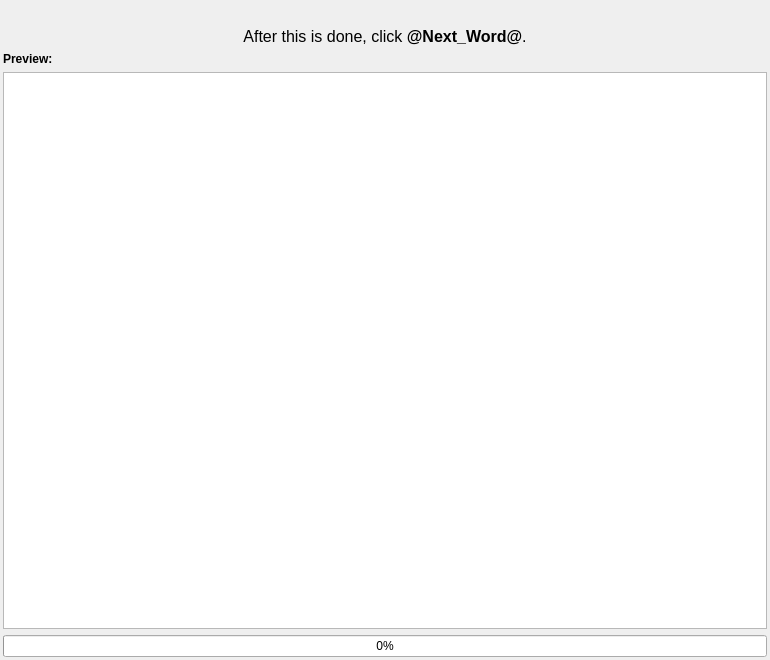
<?xml version="1.0" encoding="UTF-8"?>
<ui version="4.0">
 <class>GatherDataPage</class>
 <widget class="QWizardPage" name="GatherDataPage">
  <property name="geometry">
   <rect>
    <x>0</x>
    <y>0</y>
    <width>770</width>
    <height>660</height>
   </rect>
  </property>
  <property name="windowTitle">
   <string>WizardPage</string>
  </property>
  <layout class="QVBoxLayout" name="verticalLayout">
   <property name="leftMargin">
    <number>3</number>
   </property>
   <property name="topMargin">
    <number>3</number>
   </property>
   <property name="rightMargin">
    <number>3</number>
   </property>
   <property name="bottomMargin">
    <number>3</number>
   </property>
   <item>
    <widget class="QLabel" name="conditionLabel">
     <property name="font">
      <font>
       <pointsize>12</pointsize>
      </font>
     </property>
     <property name="text">
      <string/>
     </property>
     <property name="textFormat">
      <enum>Qt::RichText</enum>
     </property>
     <property name="alignment">
      <set>Qt::AlignCenter</set>
     </property>
     <property name="wordWrap">
      <bool>true</bool>
     </property>
    </widget>
   </item>
   <item>
    <widget class="QLabel" name="nextLabel">
     <property name="text">
      <string>&lt;html&gt;&lt;head/&gt;&lt;body&gt;&lt;p&gt;&lt;span style=&quot; font-size:12pt;&quot;&gt;After this is done, click &lt;/span&gt;&lt;span style=&quot; font-size:12pt; font-weight:600;&quot;&gt;@Next_Word@&lt;/span&gt;&lt;span style=&quot; font-size:12pt;&quot;&gt;.&lt;/span&gt;&lt;/p&gt;&lt;/body&gt;&lt;/html&gt;</string>
     </property>
     <property name="alignment">
      <set>Qt::AlignCenter</set>
     </property>
    </widget>
   </item>
   <item>
    <widget class="QLabel" name="label_6">
     <property name="text">
      <string>&lt;html&gt;&lt;head/&gt;&lt;body&gt;&lt;p&gt;&lt;span style=&quot; font-weight:600;&quot;&gt;Preview:&lt;/span&gt;&lt;/p&gt;&lt;/body&gt;&lt;/html&gt;</string>
     </property>
    </widget>
   </item>
   <item>
    <widget class="QTableView" name="tableView1">
     <property name="minimumSize">
      <size>
       <width>0</width>
       <height>192</height>
      </size>
     </property>
    </widget>
   </item>
   <item>
    <widget class="QProgressBar" name="progressBar">
     <property name="value">
      <number>0</number>
     </property>
    </widget>
   </item>
  </layout>
 </widget>
 <resources/>
 <connections/>
</ui>
